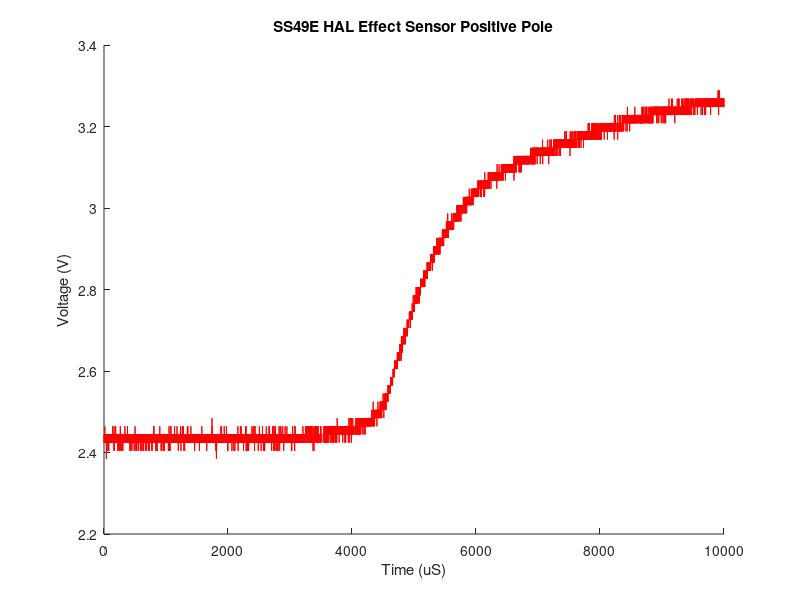

MATLAB code to generate this figure:
load("dataHALPositivePole.csv")
dataHALPositivePole(:,2) = dataHALPositivePole(:,2) + 5; % Ensures it's back to the right voltage due to scope display
hold on
title("SS49E HAL Effect Sensor Positive Pole")
xlabel("Time (uS)")
ylabel("Voltage (V)")
plot(dataHALPositivePole(:,2), "r-")
hold off